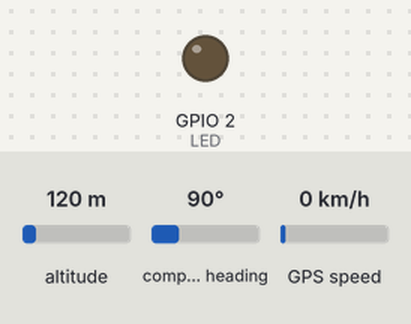
Recording of a sketch running on a simulated ESP32. Shown: output pins drawn as LEDs (lit = HIGH). The inputs (shaded band) are chosen by the test bench; at power-on: altitude 120 m, compass heading 90°, GPS speed 0 km/h. WiFi joins after 1.5 s; servers stay silent unless stated; uploads are accepted with an empty reply; the GPS gets a fix after 3 s at 37.7749, -122.4194 with 8 satellites; what the sketch prints to the serial monitor is not drawn.

Above: at 0.1 s.
At 1.6 s:
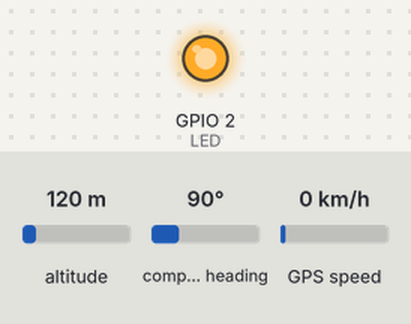
Timing chart, 0 to 3.1 s (numbered marks = the images above):
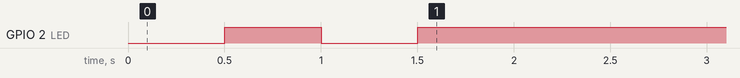

The sketch:

simple_wifi_tracker.ino
```cpp
/**
 * ============================================================
 *  SIMPLE GPS TRACKER - WiFi Version
 *  Hardware: ESP32 + NEO-6M GPS + LiPo Battery
 *  No SIM card needed - uses WiFi
 * ============================================================
 *
 * WIRING:
 *  GPS TX  → ESP32 GPIO16
 *  GPS RX  → ESP32 GPIO17
 *  GPS VCC → ESP32 3.3V
 *  GPS GND → ESP32 GND
 *  Battery → ESP32 VIN + GND
 */

#include <TinyGPS++.h>
#include <HardwareSerial.h>
#include <WiFi.h>
#include <HTTPClient.h>

// ── CHANGE THESE ──────────────────────────────────────────────
#define ANIMAL_ID     1                    // Animal ID from your app
#define WIFI_SSID     "YOUR_WIFI_NAME"     // Your WiFi name
#define WIFI_PASS     "YOUR_WIFI_PASSWORD" // Your WiFi password
#define SERVER_URL    "https://animal-tracker-app.onrender.com/api/update-location"
#define SEND_INTERVAL 30                   // Send every 30 seconds
// ─────────────────────────────────────────────────────────────

TinyGPSPlus gps;
HardwareSerial gpsSerial(1);

void setup() {
  Serial.begin(115200);
  gpsSerial.begin(9600, SERIAL_8N1, 16, 17);
  pinMode(2, OUTPUT); // LED

  Serial.println("🐄 GPS Tracker Starting...");

  // Connect to WiFi
  WiFi.begin(WIFI_SSID, WIFI_PASS);
  Serial.print("Connecting to WiFi");
  while (WiFi.status() != WL_CONNECTED) {
    delay(500);
    Serial.print(".");
    digitalWrite(2, !digitalRead(2)); // Blink while connecting
  }
  Serial.println("\n✅ WiFi Connected: " + WiFi.localIP().toString());
  digitalWrite(2, HIGH); // LED on = connected
}

void loop() {
  // Read GPS for up to 60 seconds
  Serial.println("🛰️ Getting GPS fix...");
  unsigned long start = millis();

  while (millis() - start < 60000) {
    while (gpsSerial.available()) {
      gps.encode(gpsSerial.read());
    }
    if (gps.location.isUpdated()) break;
  }

  if (gps.location.isValid()) {
    float lat = gps.location.lat();
    float lng = gps.location.lng();

    Serial.println("📍 Lat: " + String(lat, 6) + " Lng: " + String(lng, 6));
    Serial.println("🛰️ Satellites: " + String(gps.satellites.value()));

    // Send to backend
    if (WiFi.status() == WL_CONNECTED) {
      HTTPClient http;
      http.begin(SERVER_URL);
      http.addHeader("Content-Type", "application/json");

      String body = "{\"id\":" + String(ANIMAL_ID) +
                    ",\"lat\":" + String(lat, 6) +
                    ",\"lng\":" + String(lng, 6) + "}";

      int code = http.POST(body);
      String response = http.getString();

      if (code == 200) {
        Serial.println("✅ Sent! Response: " + response);
        // Check if outside geofence
        if (response.indexOf("OUT") >= 0) {
          Serial.println("⚠️ ANIMAL OUTSIDE FARM!");
          // Fast blink = alert
          for (int i = 0; i < 10; i++) {
            digitalWrite(2, HIGH); delay(100);
            digitalWrite(2, LOW);  delay(100);
          }
        }
      } else {
        Serial.println("❌ Failed: " + String(code));
      }
      http.end();
    } else {
      // Reconnect WiFi if disconnected
      WiFi.reconnect();
    }
  } else {
    Serial.println("❌ No GPS fix yet...");
  }

  // Wait before next update
  Serial.println("⏳ Waiting " + String(SEND_INTERVAL) + " seconds...");
  delay(SEND_INTERVAL * 1000);
}
```
